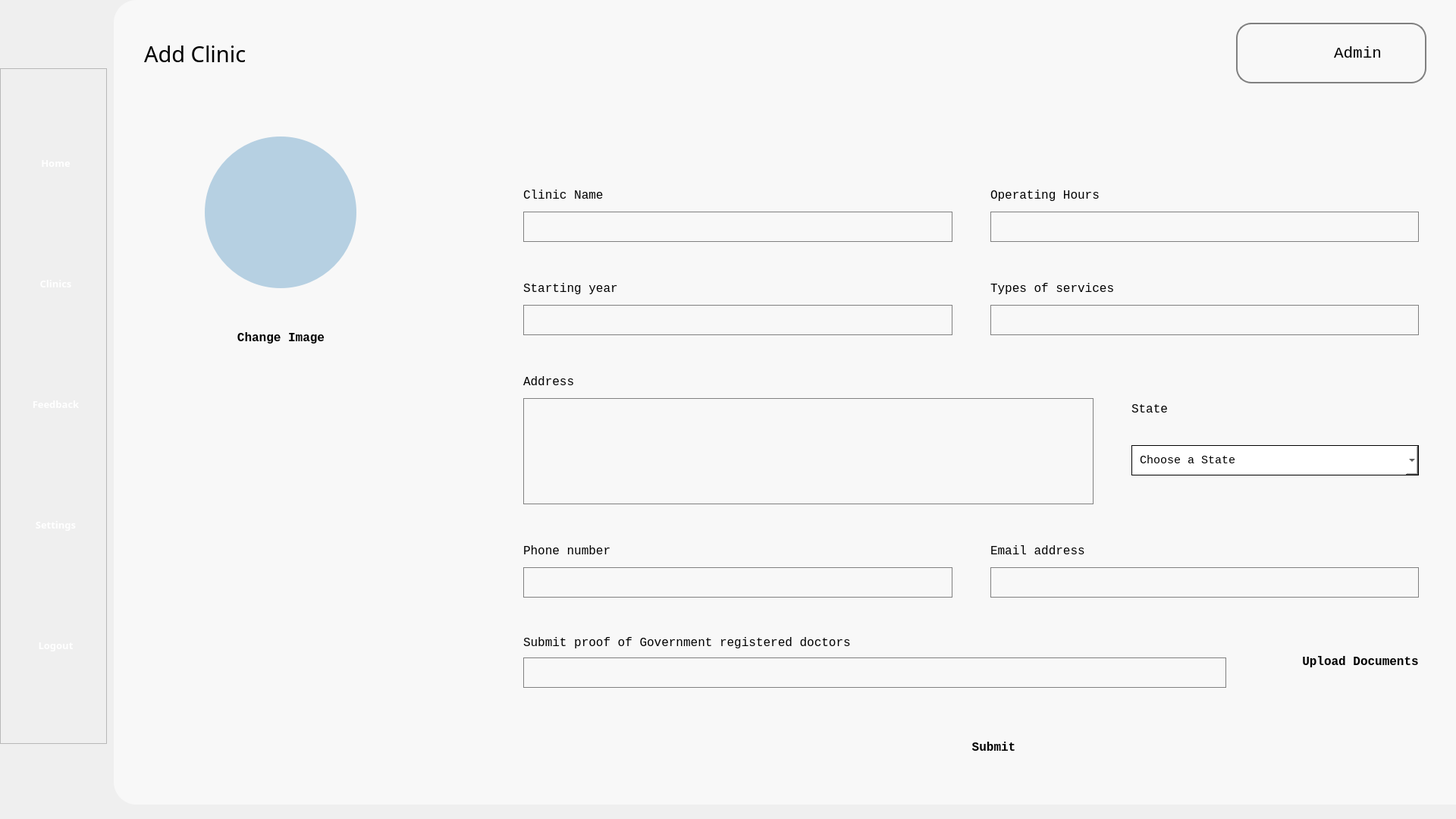
<?xml version="1.0" encoding="UTF-8"?>
<ui version="4.0">
 <class>Form</class>
 <widget class="QWidget" name="Form">
  <property name="geometry">
   <rect>
    <x>0</x>
    <y>0</y>
    <width>1920</width>
    <height>1080</height>
   </rect>
  </property>
  <property name="windowTitle">
   <string>Form</string>
  </property>
  <property name="styleSheet">
   <string notr="true">background-color: &quot;#B6D0E2&quot; </string>
  </property>
  <widget class="QFrame" name="frame">
   <property name="geometry">
    <rect>
     <x>0</x>
     <y>90</y>
     <width>141</width>
     <height>891</height>
    </rect>
   </property>
   <property name="frameShape">
    <enum>QFrame::StyledPanel</enum>
   </property>
   <property name="frameShadow">
    <enum>QFrame::Raised</enum>
   </property>
   <widget class="QWidget" name="layoutWidget_2">
    <property name="geometry">
     <rect>
      <x>31</x>
      <y>20</y>
      <width>87</width>
      <height>851</height>
     </rect>
    </property>
    <layout class="QVBoxLayout" name="verticalLayout">
     <item>
      <widget class="QToolButton" name="home_navigation">
       <property name="enabled">
        <bool>true</bool>
       </property>
       <property name="sizePolicy">
        <sizepolicy hsizetype="Fixed" vsizetype="Fixed">
         <horstretch>0</horstretch>
         <verstretch>0</verstretch>
        </sizepolicy>
       </property>
       <property name="minimumSize">
        <size>
         <width>85</width>
         <height>96</height>
        </size>
       </property>
       <property name="maximumSize">
        <size>
         <width>85</width>
         <height>96</height>
        </size>
       </property>
       <property name="font">
        <font>
         <family>Source Sans Pro Semibold</family>
         <pointsize>10</pointsize>
         <weight>75</weight>
         <bold>true</bold>
        </font>
       </property>
       <property name="styleSheet">
        <string notr="true">border: none; 
color: white;</string>
       </property>
       <property name="text">
        <string>   Home   </string>
       </property>
       <property name="icon">
        <iconset>
         <normaloff>../Images/nav_images/home_page_icon.png</normaloff>../Images/nav_images/home_page_icon.png</iconset>
       </property>
       <property name="iconSize">
        <size>
         <width>70</width>
         <height>70</height>
        </size>
       </property>
       <property name="toolButtonStyle">
        <enum>Qt::ToolButtonTextUnderIcon</enum>
       </property>
      </widget>
     </item>
     <item>
      <widget class="QToolButton" name="clinic_navigation">
       <property name="enabled">
        <bool>true</bool>
       </property>
       <property name="sizePolicy">
        <sizepolicy hsizetype="Fixed" vsizetype="Fixed">
         <horstretch>0</horstretch>
         <verstretch>0</verstretch>
        </sizepolicy>
       </property>
       <property name="minimumSize">
        <size>
         <width>85</width>
         <height>96</height>
        </size>
       </property>
       <property name="maximumSize">
        <size>
         <width>85</width>
         <height>96</height>
        </size>
       </property>
       <property name="font">
        <font>
         <family>Source Sans Pro Semibold</family>
         <pointsize>10</pointsize>
         <weight>75</weight>
         <bold>true</bold>
        </font>
       </property>
       <property name="styleSheet">
        <string notr="true">border: none; 
color: white;</string>
       </property>
       <property name="text">
        <string>Clinics</string>
       </property>
       <property name="icon">
        <iconset>
         <normaloff>../Images/nav_images/services_icon.png</normaloff>../Images/nav_images/services_icon.png</iconset>
       </property>
       <property name="iconSize">
        <size>
         <width>70</width>
         <height>70</height>
        </size>
       </property>
       <property name="toolButtonStyle">
        <enum>Qt::ToolButtonTextUnderIcon</enum>
       </property>
      </widget>
     </item>
     <item>
      <widget class="QToolButton" name="feedback_navigation">
       <property name="enabled">
        <bool>true</bool>
       </property>
       <property name="sizePolicy">
        <sizepolicy hsizetype="Fixed" vsizetype="Fixed">
         <horstretch>0</horstretch>
         <verstretch>0</verstretch>
        </sizepolicy>
       </property>
       <property name="minimumSize">
        <size>
         <width>85</width>
         <height>96</height>
        </size>
       </property>
       <property name="maximumSize">
        <size>
         <width>85</width>
         <height>96</height>
        </size>
       </property>
       <property name="font">
        <font>
         <family>Source Sans Pro Semibold</family>
         <pointsize>10</pointsize>
         <weight>75</weight>
         <bold>true</bold>
        </font>
       </property>
       <property name="styleSheet">
        <string notr="true">border: none; 
color: white;</string>
       </property>
       <property name="text">
        <string>Feedback</string>
       </property>
       <property name="icon">
        <iconset>
         <normaloff>../Images/nav_images/feedback_icon.png</normaloff>../Images/nav_images/feedback_icon.png</iconset>
       </property>
       <property name="iconSize">
        <size>
         <width>70</width>
         <height>70</height>
        </size>
       </property>
       <property name="toolButtonStyle">
        <enum>Qt::ToolButtonTextUnderIcon</enum>
       </property>
      </widget>
     </item>
     <item>
      <widget class="QToolButton" name="settings_navigation">
       <property name="enabled">
        <bool>true</bool>
       </property>
       <property name="sizePolicy">
        <sizepolicy hsizetype="Fixed" vsizetype="Fixed">
         <horstretch>0</horstretch>
         <verstretch>0</verstretch>
        </sizepolicy>
       </property>
       <property name="minimumSize">
        <size>
         <width>85</width>
         <height>96</height>
        </size>
       </property>
       <property name="maximumSize">
        <size>
         <width>85</width>
         <height>96</height>
        </size>
       </property>
       <property name="font">
        <font>
         <family>Source Sans Pro Semibold</family>
         <pointsize>10</pointsize>
         <weight>75</weight>
         <bold>true</bold>
        </font>
       </property>
       <property name="styleSheet">
        <string notr="true">border: none; 
color: white;</string>
       </property>
       <property name="text">
        <string>Settings</string>
       </property>
       <property name="icon">
        <iconset>
         <normaloff>../Images/nav_images/settings_page_icon.png</normaloff>../Images/nav_images/settings_page_icon.png</iconset>
       </property>
       <property name="iconSize">
        <size>
         <width>70</width>
         <height>70</height>
        </size>
       </property>
       <property name="toolButtonStyle">
        <enum>Qt::ToolButtonTextUnderIcon</enum>
       </property>
      </widget>
     </item>
     <item>
      <widget class="QToolButton" name="logout_navigation">
       <property name="enabled">
        <bool>true</bool>
       </property>
       <property name="sizePolicy">
        <sizepolicy hsizetype="Fixed" vsizetype="Fixed">
         <horstretch>0</horstretch>
         <verstretch>0</verstretch>
        </sizepolicy>
       </property>
       <property name="minimumSize">
        <size>
         <width>85</width>
         <height>96</height>
        </size>
       </property>
       <property name="maximumSize">
        <size>
         <width>85</width>
         <height>96</height>
        </size>
       </property>
       <property name="font">
        <font>
         <family>Source Sans Pro Semibold</family>
         <pointsize>10</pointsize>
         <weight>75</weight>
         <bold>true</bold>
        </font>
       </property>
       <property name="styleSheet">
        <string notr="true">border: none; 
color: white;</string>
       </property>
       <property name="text">
        <string>Logout</string>
       </property>
       <property name="icon">
        <iconset>
         <normaloff>../Images/nav_images/logout_icon.png</normaloff>../Images/nav_images/logout_icon.png</iconset>
       </property>
       <property name="iconSize">
        <size>
         <width>70</width>
         <height>70</height>
        </size>
       </property>
       <property name="toolButtonStyle">
        <enum>Qt::ToolButtonTextUnderIcon</enum>
       </property>
      </widget>
     </item>
    </layout>
   </widget>
  </widget>
  <widget class="QWidget" name="background" native="true">
   <property name="geometry">
    <rect>
     <x>150</x>
     <y>0</y>
     <width>1771</width>
     <height>1061</height>
    </rect>
   </property>
   <property name="styleSheet">
    <string notr="true">background-color: #F8F8F8;
border-bottom-left-radius: 30px;
border-top-left-radius: 30px;
text-align: center;</string>
   </property>
   <widget class="QPushButton" name="noti_icon">
    <property name="geometry">
     <rect>
      <x>1380</x>
      <y>30</y>
      <width>70</width>
      <height>81</height>
     </rect>
    </property>
    <property name="text">
     <string/>
    </property>
    <property name="icon">
     <iconset>
      <normaloff>../Images/icon/notification.png</normaloff>../Images/icon/notification.png</iconset>
    </property>
    <property name="iconSize">
     <size>
      <width>40</width>
      <height>40</height>
     </size>
    </property>
   </widget>
   <widget class="QFrame" name="user_frame">
    <property name="geometry">
     <rect>
      <x>1480</x>
      <y>30</y>
      <width>251</width>
      <height>80</height>
     </rect>
    </property>
    <property name="styleSheet">
     <string notr="true">border-radius: 20px; border: 2px solid #808080</string>
    </property>
    <property name="frameShape">
     <enum>QFrame::StyledPanel</enum>
    </property>
    <property name="frameShadow">
     <enum>QFrame::Raised</enum>
    </property>
    <widget class="QLabel" name="profile_icon">
     <property name="geometry">
      <rect>
       <x>10</x>
       <y>10</y>
       <width>60</width>
       <height>60</height>
      </rect>
     </property>
     <property name="styleSheet">
      <string notr="true">border: none</string>
     </property>
     <property name="text">
      <string/>
     </property>
     <property name="pixmap">
      <pixmap>../Images/icon/profile_icon.png</pixmap>
     </property>
     <property name="scaledContents">
      <bool>true</bool>
     </property>
    </widget>
    <widget class="QPushButton" name="profile_btn">
     <property name="geometry">
      <rect>
       <x>100</x>
       <y>25</y>
       <width>121</width>
       <height>31</height>
      </rect>
     </property>
     <property name="font">
      <font>
       <family>Consolas</family>
       <pointsize>16</pointsize>
      </font>
     </property>
     <property name="styleSheet">
      <string notr="true">border: none</string>
     </property>
     <property name="text">
      <string>Admin</string>
     </property>
    </widget>
   </widget>
   <widget class="QLabel" name="clinic_label">
    <property name="geometry">
     <rect>
      <x>40</x>
      <y>40</y>
      <width>961</width>
      <height>61</height>
     </rect>
    </property>
    <property name="font">
     <font>
      <family>Cascadia Code</family>
      <pointsize>22</pointsize>
     </font>
    </property>
    <property name="text">
     <string>Add Clinic</string>
    </property>
    <property name="wordWrap">
     <bool>true</bool>
    </property>
   </widget>
   <widget class="QLabel" name="clinic_img">
    <property name="geometry">
     <rect>
      <x>120</x>
      <y>180</y>
      <width>200</width>
      <height>200</height>
     </rect>
    </property>
    <property name="styleSheet">
     <string notr="true">border-radius: 100px; 
background-color: #B6D0E2;  
color: white; 
font-size: 16px;
text-align: center;</string>
    </property>
    <property name="text">
     <string/>
    </property>
   </widget>
   <widget class="QPushButton" name="change_img_btn">
    <property name="geometry">
     <rect>
      <x>70</x>
      <y>420</y>
      <width>301</width>
      <height>51</height>
     </rect>
    </property>
    <property name="font">
     <font>
      <family>Consolas</family>
      <pointsize>12</pointsize>
      <weight>75</weight>
      <bold>true</bold>
     </font>
    </property>
    <property name="styleSheet">
     <string notr="true">background-color: #B6D0E2; border-radius: 16px; padding: 60px; color: white;\n border: 1px solid gray;</string>
    </property>
    <property name="text">
     <string>Change Image</string>
    </property>
   </widget>
   <widget class="QPushButton" name="submit_btn">
    <property name="geometry">
     <rect>
      <x>1010</x>
      <y>960</y>
      <width>301</width>
      <height>51</height>
     </rect>
    </property>
    <property name="font">
     <font>
      <family>Consolas</family>
      <pointsize>12</pointsize>
      <weight>75</weight>
      <bold>true</bold>
     </font>
    </property>
    <property name="styleSheet">
     <string notr="true">background-color: #B6D0E2; border-radius: 16px; padding: 60px; color: white;\n border: 1px solid gray;</string>
    </property>
    <property name="text">
     <string>Submit</string>
    </property>
   </widget>
   <widget class="QWidget" name="">
    <property name="geometry">
     <rect>
      <x>540</x>
      <y>202</y>
      <width>1181</width>
      <height>751</height>
     </rect>
    </property>
    <layout class="QVBoxLayout" name="verticalLayout_2">
     <item>
      <layout class="QHBoxLayout" name="horizontalLayout">
       <property name="spacing">
        <number>50</number>
       </property>
       <item>
        <layout class="QVBoxLayout" name="name_layout">
         <property name="spacing">
          <number>10</number>
         </property>
         <item>
          <widget class="QLabel" name="name">
           <property name="maximumSize">
            <size>
             <width>16777215</width>
             <height>23</height>
            </size>
           </property>
           <property name="font">
            <font>
             <family>Consolas</family>
             <pointsize>12</pointsize>
            </font>
           </property>
           <property name="text">
            <string>Clinic Name</string>
           </property>
          </widget>
         </item>
         <item>
          <widget class="QLineEdit" name="name_input">
           <property name="minimumSize">
            <size>
             <width>500</width>
             <height>40</height>
            </size>
           </property>
           <property name="maximumSize">
            <size>
             <width>16777215</width>
             <height>40</height>
            </size>
           </property>
           <property name="baseSize">
            <size>
             <width>0</width>
             <height>0</height>
            </size>
           </property>
           <property name="styleSheet">
            <string notr="true"> padding: 60px; color: Black;
background-repeat: no-repeat; 
background-position: left center; 
background-size: 20px 20px; 
border: 1px solid gray;
</string>
           </property>
          </widget>
         </item>
        </layout>
       </item>
       <item>
        <layout class="QVBoxLayout" name="hour_layout">
         <property name="spacing">
          <number>10</number>
         </property>
         <item>
          <widget class="QLabel" name="hour_label">
           <property name="maximumSize">
            <size>
             <width>16777215</width>
             <height>23</height>
            </size>
           </property>
           <property name="font">
            <font>
             <family>Consolas</family>
             <pointsize>12</pointsize>
            </font>
           </property>
           <property name="text">
            <string>Operating Hours</string>
           </property>
          </widget>
         </item>
         <item>
          <widget class="QLineEdit" name="hour_input">
           <property name="minimumSize">
            <size>
             <width>500</width>
             <height>40</height>
            </size>
           </property>
           <property name="maximumSize">
            <size>
             <width>16777215</width>
             <height>40</height>
            </size>
           </property>
           <property name="baseSize">
            <size>
             <width>0</width>
             <height>0</height>
            </size>
           </property>
           <property name="styleSheet">
            <string notr="true"> padding: 60px; color: Black;
background-repeat: no-repeat; 
background-position: left center; 
background-size: 20px 20px; 
border: 1px solid gray;
</string>
           </property>
          </widget>
         </item>
        </layout>
       </item>
      </layout>
     </item>
     <item>
      <layout class="QHBoxLayout" name="horizontalLayout_2">
       <property name="spacing">
        <number>50</number>
       </property>
       <item>
        <layout class="QVBoxLayout" name="startyear_layout">
         <property name="spacing">
          <number>10</number>
         </property>
         <item>
          <widget class="QLabel" name="startyear_label">
           <property name="maximumSize">
            <size>
             <width>16777215</width>
             <height>23</height>
            </size>
           </property>
           <property name="font">
            <font>
             <family>Consolas</family>
             <pointsize>12</pointsize>
            </font>
           </property>
           <property name="text">
            <string>Starting year</string>
           </property>
          </widget>
         </item>
         <item>
          <widget class="QLineEdit" name="startyear_input">
           <property name="minimumSize">
            <size>
             <width>500</width>
             <height>40</height>
            </size>
           </property>
           <property name="maximumSize">
            <size>
             <width>16777215</width>
             <height>40</height>
            </size>
           </property>
           <property name="baseSize">
            <size>
             <width>0</width>
             <height>0</height>
            </size>
           </property>
           <property name="styleSheet">
            <string notr="true"> padding: 60px; color: Black;
background-repeat: no-repeat; 
background-position: left center; 
background-size: 20px 20px; 
border: 1px solid gray;
</string>
           </property>
          </widget>
         </item>
        </layout>
       </item>
       <item>
        <layout class="QVBoxLayout" name="services_layout">
         <property name="spacing">
          <number>10</number>
         </property>
         <item>
          <widget class="QLabel" name="services_label">
           <property name="maximumSize">
            <size>
             <width>16777215</width>
             <height>23</height>
            </size>
           </property>
           <property name="font">
            <font>
             <family>Consolas</family>
             <pointsize>12</pointsize>
            </font>
           </property>
           <property name="text">
            <string>Types of services</string>
           </property>
          </widget>
         </item>
         <item>
          <widget class="QLineEdit" name="services_input">
           <property name="minimumSize">
            <size>
             <width>500</width>
             <height>40</height>
            </size>
           </property>
           <property name="maximumSize">
            <size>
             <width>16777215</width>
             <height>40</height>
            </size>
           </property>
           <property name="baseSize">
            <size>
             <width>0</width>
             <height>0</height>
            </size>
           </property>
           <property name="styleSheet">
            <string notr="true"> padding: 60px; color: Black;
background-repeat: no-repeat; 
background-position: left center; 
background-size: 20px 20px; 
border: 1px solid gray;
</string>
           </property>
          </widget>
         </item>
        </layout>
       </item>
      </layout>
     </item>
     <item>
      <layout class="QHBoxLayout" name="horizontalLayout_5">
       <property name="spacing">
        <number>50</number>
       </property>
       <item>
        <layout class="QVBoxLayout" name="add_layout">
         <property name="spacing">
          <number>10</number>
         </property>
         <item>
          <widget class="QLabel" name="address_label">
           <property name="minimumSize">
            <size>
             <width>0</width>
             <height>23</height>
            </size>
           </property>
           <property name="maximumSize">
            <size>
             <width>16777215</width>
             <height>23</height>
            </size>
           </property>
           <property name="font">
            <font>
             <family>Consolas</family>
             <pointsize>12</pointsize>
            </font>
           </property>
           <property name="text">
            <string>Address</string>
           </property>
          </widget>
         </item>
         <item>
          <widget class="QLineEdit" name="address_input">
           <property name="minimumSize">
            <size>
             <width>500</width>
             <height>140</height>
            </size>
           </property>
           <property name="maximumSize">
            <size>
             <width>16777215</width>
             <height>140</height>
            </size>
           </property>
           <property name="baseSize">
            <size>
             <width>0</width>
             <height>0</height>
            </size>
           </property>
           <property name="styleSheet">
            <string notr="true"> padding: 60px; color: Black;
background-position: left center; 
border: 1px solid gray;
border-radius: 0px; 
</string>
           </property>
          </widget>
         </item>
        </layout>
       </item>
       <item>
        <layout class="QVBoxLayout" name="state_layout">
         <property name="spacing">
          <number>0</number>
         </property>
         <item>
          <widget class="QLabel" name="state_label">
           <property name="minimumSize">
            <size>
             <width>379</width>
             <height>23</height>
            </size>
           </property>
           <property name="maximumSize">
            <size>
             <width>16777215</width>
             <height>23</height>
            </size>
           </property>
           <property name="font">
            <font>
             <family>Consolas</family>
             <pointsize>12</pointsize>
            </font>
           </property>
           <property name="text">
            <string>State</string>
           </property>
          </widget>
         </item>
         <item>
          <widget class="QComboBox" name="state_input">
           <property name="minimumSize">
            <size>
             <width>379</width>
             <height>40</height>
            </size>
           </property>
           <property name="maximumSize">
            <size>
             <width>16777215</width>
             <height>40</height>
            </size>
           </property>
           <property name="styleSheet">
            <string notr="true">border: 1px solid #000000;
border-radius: 0px; 
background-color: #FFFFFF; 
padding: 10px; 
font-family: Consolas;
font-size: 11pt;</string>
           </property>
           <property name="currentText">
            <string>Choose a State</string>
           </property>
           <item>
            <property name="text">
             <string>Choose a State</string>
            </property>
           </item>
          </widget>
         </item>
        </layout>
       </item>
      </layout>
     </item>
     <item>
      <layout class="QHBoxLayout" name="horizontalLayout_3">
       <property name="spacing">
        <number>50</number>
       </property>
       <item>
        <layout class="QVBoxLayout" name="phone_layout">
         <property name="spacing">
          <number>10</number>
         </property>
         <item>
          <widget class="QLabel" name="phone_label">
           <property name="maximumSize">
            <size>
             <width>16777215</width>
             <height>23</height>
            </size>
           </property>
           <property name="font">
            <font>
             <family>Consolas</family>
             <pointsize>12</pointsize>
            </font>
           </property>
           <property name="text">
            <string>Phone number</string>
           </property>
          </widget>
         </item>
         <item>
          <widget class="QLineEdit" name="phone_input">
           <property name="minimumSize">
            <size>
             <width>500</width>
             <height>40</height>
            </size>
           </property>
           <property name="maximumSize">
            <size>
             <width>16777215</width>
             <height>40</height>
            </size>
           </property>
           <property name="baseSize">
            <size>
             <width>0</width>
             <height>0</height>
            </size>
           </property>
           <property name="styleSheet">
            <string notr="true"> padding: 60px; color: Black;
background-repeat: no-repeat; 
background-position: left center; 
background-size: 20px 20px; 
border: 1px solid gray;
</string>
           </property>
          </widget>
         </item>
        </layout>
       </item>
       <item>
        <layout class="QVBoxLayout" name="email_layout">
         <property name="spacing">
          <number>10</number>
         </property>
         <item>
          <widget class="QLabel" name="email_label">
           <property name="maximumSize">
            <size>
             <width>16777215</width>
             <height>23</height>
            </size>
           </property>
           <property name="font">
            <font>
             <family>Consolas</family>
             <pointsize>12</pointsize>
            </font>
           </property>
           <property name="text">
            <string>Email address</string>
           </property>
          </widget>
         </item>
         <item>
          <widget class="QLineEdit" name="email_input">
           <property name="minimumSize">
            <size>
             <width>500</width>
             <height>40</height>
            </size>
           </property>
           <property name="maximumSize">
            <size>
             <width>16777215</width>
             <height>40</height>
            </size>
           </property>
           <property name="baseSize">
            <size>
             <width>0</width>
             <height>0</height>
            </size>
           </property>
           <property name="styleSheet">
            <string notr="true"> padding: 60px; color: Black;
background-repeat: no-repeat; 
background-position: left center; 
background-size: 20px 20px; 
border: 1px solid gray;
</string>
           </property>
          </widget>
         </item>
        </layout>
       </item>
      </layout>
     </item>
     <item>
      <layout class="QHBoxLayout" name="horizontalLayout_4">
       <property name="spacing">
        <number>100</number>
       </property>
       <item>
        <layout class="QVBoxLayout" name="proof_layout">
         <property name="spacing">
          <number>10</number>
         </property>
         <item>
          <widget class="QLabel" name="proof_label">
           <property name="maximumSize">
            <size>
             <width>16777215</width>
             <height>23</height>
            </size>
           </property>
           <property name="font">
            <font>
             <family>Consolas</family>
             <pointsize>12</pointsize>
            </font>
           </property>
           <property name="text">
            <string>Submit proof of Government registered doctors</string>
           </property>
          </widget>
         </item>
         <item>
          <widget class="QLineEdit" name="prood_input">
           <property name="minimumSize">
            <size>
             <width>500</width>
             <height>40</height>
            </size>
           </property>
           <property name="maximumSize">
            <size>
             <width>16777215</width>
             <height>40</height>
            </size>
           </property>
           <property name="baseSize">
            <size>
             <width>0</width>
             <height>0</height>
            </size>
           </property>
           <property name="styleSheet">
            <string notr="true"> padding: 60px; color: Black;
background-repeat: no-repeat; 
background-position: left center; 
background-size: 20px 20px; 
border: 1px solid gray;
</string>
           </property>
          </widget>
         </item>
        </layout>
       </item>
       <item>
        <widget class="QPushButton" name="upload_doc_btn">
         <property name="maximumSize">
          <size>
           <width>16777215</width>
           <height>51</height>
          </size>
         </property>
         <property name="font">
          <font>
           <family>Consolas</family>
           <pointsize>12</pointsize>
           <weight>70</weight>
           <bold>true</bold>
          </font>
         </property>
         <property name="styleSheet">
          <string notr="true">background-color: #B6D0E2; border-radius: 16px; padding: 60px; color: white;\n border: 1px solid gray;</string>
         </property>
         <property name="text">
          <string>Upload Documents</string>
         </property>
        </widget>
       </item>
      </layout>
     </item>
    </layout>
   </widget>
  </widget>
 </widget>
 <resources/>
 <connections/>
</ui>
